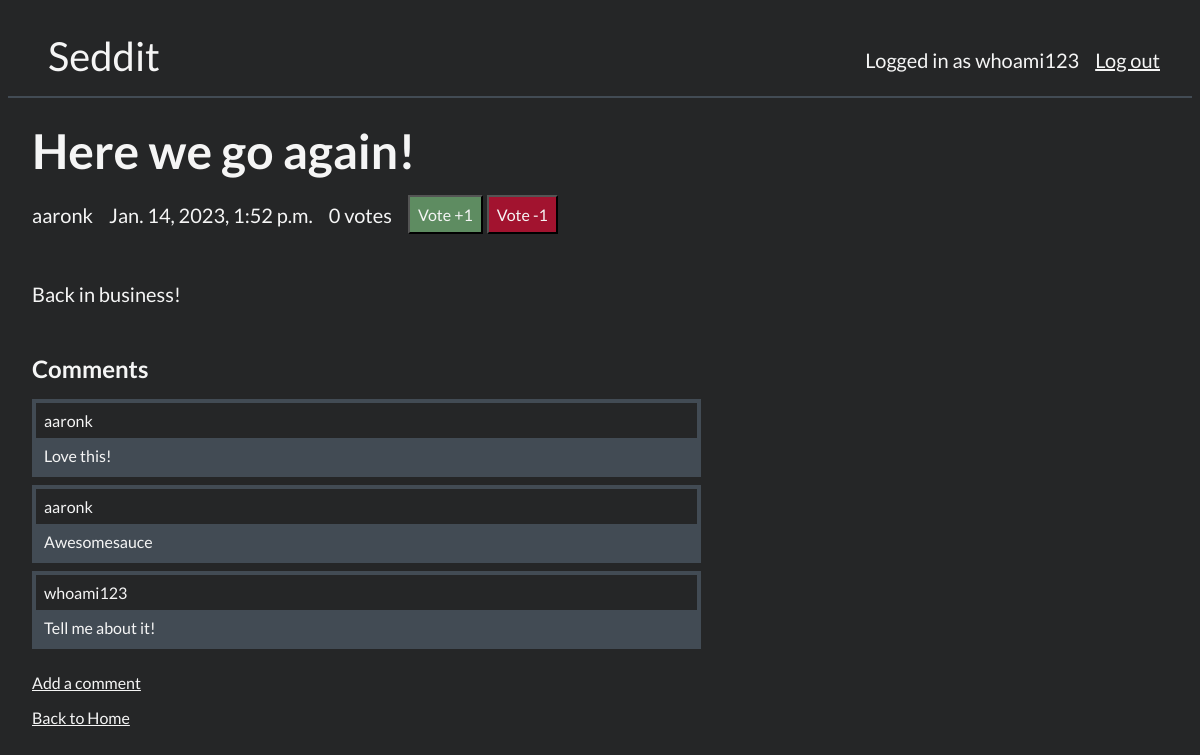
/1/ (signed in), run on the app's committed database.
### main/models.py (models this page shows, shortened)
class Thread(models.Model):
    title = models.CharField(max_length=100)
    author = models.ForeignKey(User, on_delete=models.CASCADE)
    date_pub = models.DateTimeField(verbose_name='Published at')
    content = models.TextField(max_length=500)
    votes = models.IntegerField(default=0)
    topic = models.ForeignKey('Topic', default="1", on_delete=models.CASCADE)

class Comment(models.Model):
    for_post = models.ForeignKey(Thread, on_delete=models.CASCADE)
    comment_author = models.ForeignKey(User, on_delete=models.CASCADE)
    content = models.TextField(max_length=250)

### main/views.py (the view)
# urls.py: path("<int:thread_id>/", views.thread_view, name="thread_view"),
def thread_view(request, thread_id):
    thread = Thread.objects.get(pk=thread_id)
    top_comments = Comment.objects.filter(for_post_id=thread_id)
    if len(top_comments) > 0:
        has_comments = True
    else:
        has_comments = False
    return render(request, template_name='main/thread.html', context={'thread': thread, 'top_comments': top_comments, 'has_comments': has_comments})

### main/templates/main/thread.html (shortened to what this page needs)
{% extends 'main/base.html'%} {% block content %}
<section class="thread">
  <h1 class="thread__header">{{thread.title}}</h1>
  <div class="thread__details">
    <p class="thread__author">{{thread.author}}</p>
    <p class="thread__date-published">{{thread.date_pub}}</p>
    <p class="thread__votes">{{thread.votes}} votes</p>
    <form class="form__vote" method="post" action="/{{thread.id}}/vote/">
      <button
        type="submit"
        class="form__button-upvote"
        name="inc_vote"
        value="1"
      >
        Vote +1
      </button>
      <button
        type="submit"
        class="form__button-downvote"
        name="inc_vote"
        value="-1"
      >
        Vote -1
      </button>
    </form>
  </div>
  <p class="thread__content">{{thread.content}}</p>
  <h2 class="thread__comments-title">Comments</h2>
  <ul class="thread__comments">
    {% if has_comments %} {% for comment in top_comments %}
    <li class="thread__comment">
      <p class="thread__comment-author">{{comment.comment_author}}</p>
      <p class="thread__comment-body">{{comment.content}}</p>
    </li>
    {% endfor %}
  </ul>
  {% else %}
  <p class="thread__comments-message">No comments yet</p>
  {%endif%} {% if user.is_authenticated %}
  <a class="nav__link" href="{% url 'main:add_comment' thread.id %}"
    >Add a comment</a
  >
  {% endif %}
  <a href="{% url 'main:home' %}">Back to Home</a>
</section>
{% endblock%}

### main/templates/main/base.html (shortened to what this page needs)
<!DOCTYPE html>
<html>
  {% load static %}
  <head>
    <link
      href="{% static 'main/style/style.css' %}"
      rel="stylesheet"
      type="text/css"
    />
  </head>
  <header>
    <a href="{% url 'main:home' %}" class="title">Seddit</a>
    <div class="user-info">
      {% if user.is_authenticated %}
      <p class="user-message">Logged in as {{user.username}}</p>
      <a href="{% url 'logout' %}" class="user-link">Log out</a>
      {% else %}
      <p class="user-message">You are not logged in.</p>
      <a href="{% url 'login' %}" class="user-link">Log in</a>
      <a href="{% url 'main:sign_up' %}" class="user-link"> Sign Up</a>
      {% endif %}
    </div>
  </header>
  <section className="content">{% block content %} {% endblock %}</section>
</html>

### main/static/main/style/style.css (style rules this page uses)
* { box-sizing: border-box; font-family: "Lato", sans-serif; color: whitesmoke; padding: 0.5rem; margin: 0; }
header { box-sizing: content-box; border-bottom: solid 2px #424b54; flex-direction: row; align-items: center; justify-items: center; left: 0; right: 0; height: -webkit-fit-content; height: -moz-fit-content; height: fit-content; padding: 1rem; }
header .title { margin-left: 1rem; width: -webkit-fit-content; width: -moz-fit-content; width: fit-content; font-size: 2.5rem; text-decoration: none; }
header .user-info { display: flex; flex-direction: row; justify-self: end; align-items: center; float: right; }
header .user-message { height: -webkit-fit-content; height: -moz-fit-content; height: fit-content; font-size: 1.25rem; }
header .user-link { font-size: 1.25rem; }
.thread__header, .page-header { text-align: start; font-size: 3rem; }
.thread__details { margin: 0; padding: 0; display: flex; flex-direction: row; width: 100%; justify-content: flex-start; align-items: center; font-size: 1.25rem; background-color: #252627; }
.thread__content { font-size: 1.25rem; margin-bottom: 2rem; margin-top: 2rem; }
.thread__comments { display: flex; flex-direction: column; }
.thread__comments-title { font-size: 1.5rem; }
.thread__comment { display: inline-block; padding: 0.25rem; list-style-type: none; background-color: #424b54; margin-bottom: 0.5rem; }
.thread__comment-author { background-color: #252627; }
.form__button-upvote { background-color: #5e8c61; padding: 0.5rem; color: whitesmoke; font-size: 1rem; }
.form__button-downvote { background-color: rgb(162, 19, 47); padding: 0.5rem; color: whitesmoke; font-size: 1rem; }
.thread { display: flex; flex-direction: column; width: 60%; }

### data on the page
Thread: title "Here we go again!", author "aaronk", date_pub "Jan. 14, 2023, 1:52 p.m.", votes "0", content "Back in business!"
Comment: comment_author "aaronk", content "Love this!"
Comment: comment_author "aaronk", content "Awesomesauce"
Comment: comment_author "whoami123", content "Tell me about it!"

### other printed values
{{ user.username }} "whoami123"
